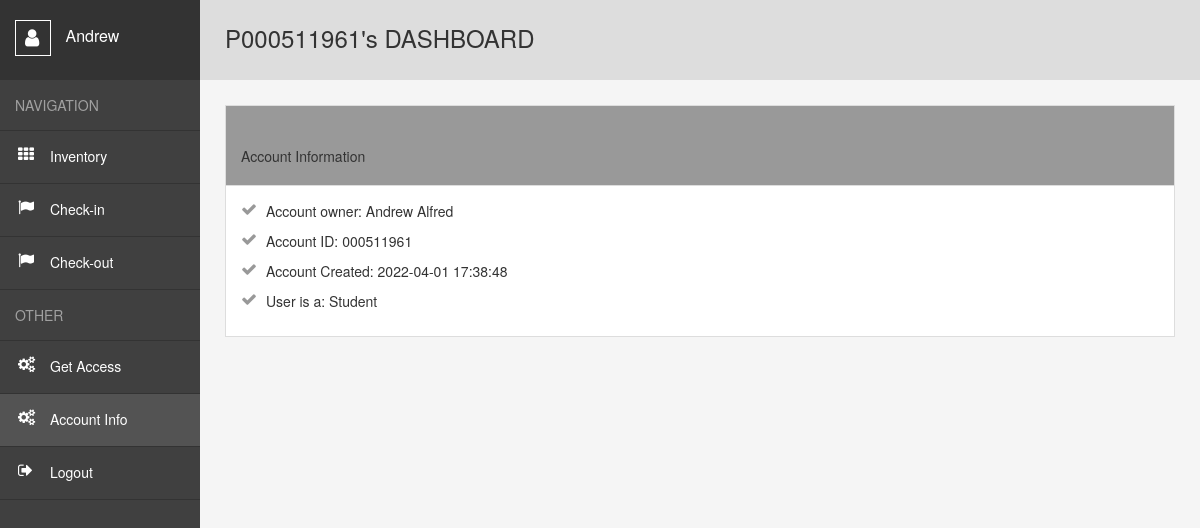
Before: /user/account_info (signed in) with the older database file.
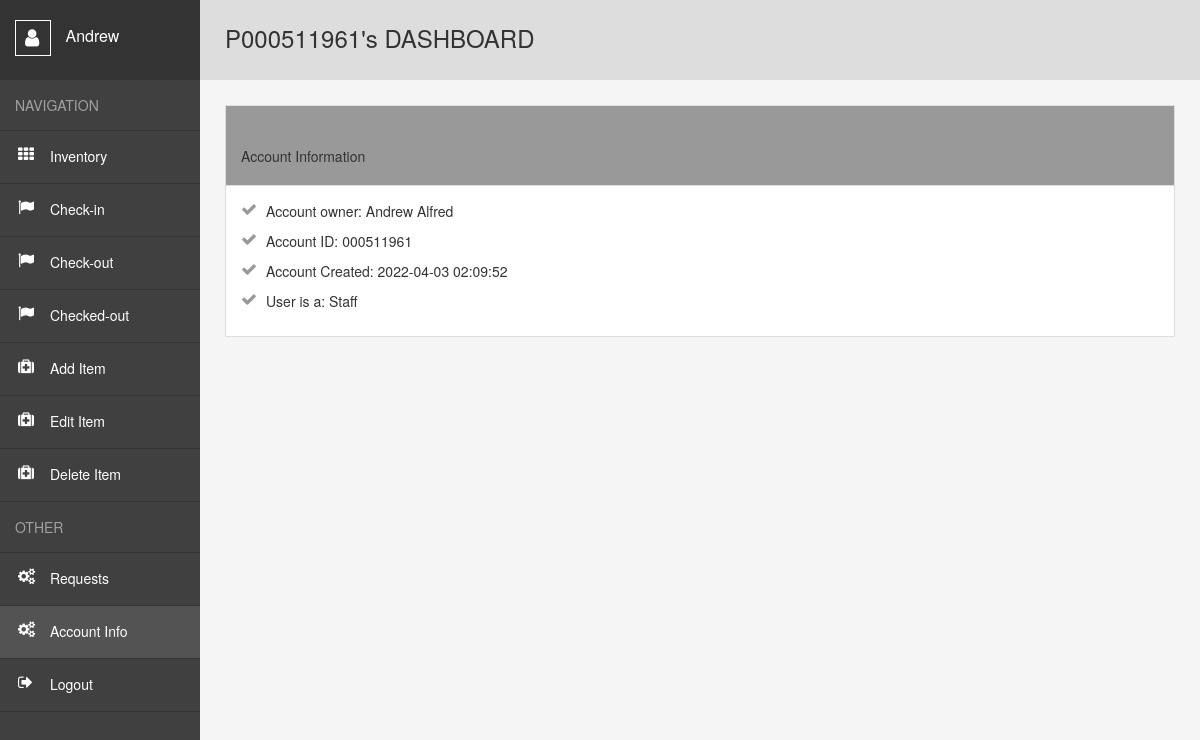
After: the same page with the newer database file.
### website/models.py (models this page shows)
class User(db.Model, UserMixin):##usermixin makes it easier for user login
    id = db.Column(db.Integer, primary_key=True)##unique key
    email = db.Column(db.String(320), unique=True)##cant have the same email
    telnum = db.Column(db.String(10),unique=True)##cant have the same telephone number
    s_id = db.Column(db.String(9),unique=True)
    fname = db.Column(db.String(26))
    lname = db.Column(db.String(50))
    password = db.Column(db.String(15))
    sf = db.Column(db.String(7))
    zip = db.Column(db.String(5))
    date_created = db.Column(db.DateTime(timezone=True), default=func.now())
    borroweditems= db.relationship('Borroweditem', backref='user',passive_deletes=True)##reference all borroweditems##relationship with db
    creators= db.relationship('Inventory', backref='user',passive_deletes=True)##reference all borroweditems##relationship with db
    access= db.relationship('AccessRequest', backref='user',passive_deletes=True)

### website/views.py (the view)
@views.route("/user/account_info")
@login_required## needs to be logged in to be accessed
def account_info():
    if session.get("SCHOOL_ID", None) is not None and session.get("FNAME",None) is not None and session.get("LNAME",None) is not None and session.get("DATE",None) is not None and session.get("SF",None) is not None:
        return render_template("account_info.html",user = current_user)
    else:
        flash("You do not have access to this page! Pls, Log in!", category="error")
        return redirect(url_for('views.home'))

### website/templates/account_info.html (shortened to what this page needs)
<!DOCTYPE html>
<html lang="en">
<head>
    <link rel= "stylesheet" type= "text/css" href= "{{ url_for('static',filename='styles3.css') }}">
    <link rel="stylesheet" href="https://maxcdn.bootstrapcdn.com/bootstrap/3.3.6/css/bootstrap.min.css" />
    <link href='https://cdn.datatables.net/1.10.24/css/jquery.dataTables.min.css' rel='stylesheet' type='text/css'>
</head>
<body>
    {% if session['SCHOOL_ID'] and session['FNAME'] and session['LNAME'] and session['DATE'] and session['SF'] and user.is_authenticated %}
    <div class="wrapper">
        <nav>
          <header>
            <span></span>
              {{session['FNAME']}}
          </header>
          <ul>
            <li><span>Navigation</span></li>
            <li class="inv"><a style="text-decoration:none" href="{{url_for('views.user')}}">Inventory</a></li>
            <li class="move"><a style="text-decoration:none" href="{{url_for('views.Check_in')}}">Check-in</a></li>
            <li class="move"><a style="text-decoration:none" href="{{url_for('views.Check_out')}}">Check-out</a></li>
            {% if session['ISstaff'] and session['id'] %}
            <li class="move"><a style="text-decoration:none" href="{{url_for('views.Checked')}}">Checked-out</a></li>
            <li class="edit"><a style="text-decoration:none" href="{{url_for('views.add')}}">Add Item</a></li>
            <li class="edit"><a style="text-decoration:none" href="{{url_for('views.edit')}}">Edit Item</a></li>
            <li class="edit"><a style="text-decoration:none" href="{{url_for('views.delete')}}">Delete Item</a></li>
            {% endif %}
            <li><span>Other</span></li>
            {% if not session['ISstaff'] and session['id'] %}
            <li class="acc"><a style="text-decoration:none;" href="{{url_for('auth.get_access')}}">Get Access</a></li>
            {% endif %}
            {% if session['ISstaff'] and session['id'] %}
            <li class="acc"><a style="text-decoration:none;" href="{{url_for('views.access')}}">Requests</a></li>
            {% endif %}
            <li class="acc"><a class="active" style="text-decoration:none" href="{{url_for('views.account_info')}}">Account Info</a></li>
            <li class="logout"><a style="text-decoration:none" href="{{url_for('auth.logout')}}">Logout</a></li>
          </ul>
        </nav>
        <main>
          <h1>P{{session['SCHOOL_ID']}}'s DASHBOARD</h1>
          <div class="flex-grid">
            <div>
              <h2>Account Information</h2>
              <ul>
                <li>Account owner: {{session['FNAME']}} {{session['LNAME']}}</li>
                <li>Account ID: {{session['SCHOOL_ID']}}</li>
                <li>Account Created: {{session['DATE']}}</li>
                <li>User is a: {{session['SF']}}</li>
              </ul>
            </div>
        </main>
      </div>
    {% endif %}
</body>
</html>

Changed rows visible on the page:
changed User "Andrew": SF "Student" → "Staff"
Other visible differences:
{{ session['DATE'] }}: "2022-04-01 17:38:48" → "2022-04-03 02:09:52"
text no longer shown: "Get Access"
text now shown: "Checked-out Add Item Edit Item Delete Item Requests"
